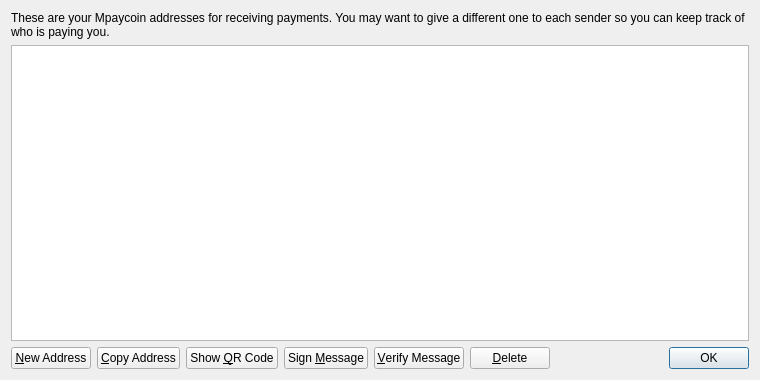
<?xml version="1.0" encoding="UTF-8"?>
<ui version="4.0">
 <class>AddressBookPage</class>
 <widget class="QWidget" name="AddressBookPage">
  <property name="geometry">
   <rect>
    <x>0</x>
    <y>0</y>
    <width>760</width>
    <height>380</height>
   </rect>
  </property>
  <property name="windowTitle">
   <string>Address Book</string>
  </property>
  <layout class="QVBoxLayout" name="verticalLayout">
   <item>
    <widget class="QLabel" name="labelExplanation">
     <property name="text">
      <string>These are your Mpaycoin addresses for receiving payments. You may want to give a different one to each sender so you can keep track of who is paying you.</string>
     </property>
     <property name="textFormat">
      <enum>Qt::PlainText</enum>
     </property>
     <property name="wordWrap">
      <bool>true</bool>
     </property>
    </widget>
   </item>
   <item>
    <widget class="QTableView" name="tableView">
     <property name="contextMenuPolicy">
      <enum>Qt::CustomContextMenu</enum>
     </property>
     <property name="toolTip">
      <string>Double-click to edit address or label</string>
     </property>
     <property name="tabKeyNavigation">
      <bool>false</bool>
     </property>
     <property name="alternatingRowColors">
      <bool>true</bool>
     </property>
     <property name="selectionMode">
      <enum>QAbstractItemView::SingleSelection</enum>
     </property>
     <property name="selectionBehavior">
      <enum>QAbstractItemView::SelectRows</enum>
     </property>
     <property name="sortingEnabled">
      <bool>true</bool>
     </property>
     <attribute name="verticalHeaderVisible">
      <bool>false</bool>
     </attribute>
    </widget>
   </item>
   <item>
    <layout class="QHBoxLayout" name="horizontalLayout">
     <item>
      <widget class="QPushButton" name="newAddressButton">
       <property name="toolTip">
        <string>Create a new address</string>
       </property>
       <property name="text">
        <string>&amp;New Address</string>
       </property>
       <property name="icon">
        <iconset resource="../bitcoin.qrc">
         <normaloff>:/icons/add</normaloff>:/icons/add</iconset>
       </property>
      </widget>
     </item>
     <item>
      <widget class="QPushButton" name="copyToClipboard">
       <property name="toolTip">
        <string>Copy the currently selected address to the system clipboard</string>
       </property>
       <property name="text">
        <string>&amp;Copy Address</string>
       </property>
       <property name="icon">
        <iconset resource="../bitcoin.qrc">
         <normaloff>:/icons/editcopy</normaloff>:/icons/editcopy</iconset>
       </property>
      </widget>
     </item>
     <item>
      <widget class="QPushButton" name="showQRCode">
       <property name="text">
        <string>Show &amp;QR Code</string>
       </property>
       <property name="icon">
        <iconset resource="../bitcoin.qrc">
         <normaloff>:/icons/qrcode</normaloff>:/icons/qrcode</iconset>
       </property>
      </widget>
     </item>
     <item>
      <widget class="QPushButton" name="signMessage">
       <property name="toolTip">
        <string>Sign a message to prove you own a Mpaycoin address</string>
       </property>
       <property name="text">
        <string>Sign &amp;Message</string>
       </property>
       <property name="icon">
        <iconset resource="../bitcoin.qrc">
         <normaloff>:/icons/edit</normaloff>:/icons/edit</iconset>
       </property>
      </widget>
     </item>
     <item>
      <widget class="QPushButton" name="verifyMessage">
       <property name="toolTip">
        <string>Verify a message to ensure it was signed with a specified Mpaycoin address</string>
       </property>
       <property name="text">
        <string>&amp;Verify Message</string>
       </property>
       <property name="icon">
        <iconset resource="../bitcoin.qrc">
         <normaloff>:/icons/transaction_0</normaloff>:/icons/transaction_0</iconset>
       </property>
      </widget>
     </item>
     <item>
      <widget class="QPushButton" name="deleteButton">
       <property name="toolTip">
        <string>Delete the currently selected address from the list</string>
       </property>
       <property name="text">
        <string>&amp;Delete</string>
       </property>
       <property name="icon">
        <iconset resource="../bitcoin.qrc">
         <normaloff>:/icons/remove</normaloff>:/icons/remove</iconset>
       </property>
      </widget>
     </item>
     <item>
      <spacer name="horizontalSpacer">
       <property name="orientation">
        <enum>Qt::Horizontal</enum>
       </property>
       <property name="sizeHint" stdset="0">
        <size>
         <width>40</width>
         <height>20</height>
        </size>
       </property>
      </spacer>
     </item>
     <item>
      <widget class="QDialogButtonBox" name="buttonBox">
       <property name="sizePolicy">
        <sizepolicy hsizetype="Maximum" vsizetype="Fixed">
         <horstretch>0</horstretch>
         <verstretch>0</verstretch>
        </sizepolicy>
       </property>
       <property name="standardButtons">
        <set>QDialogButtonBox::Ok</set>
       </property>
      </widget>
     </item>
    </layout>
   </item>
  </layout>
 </widget>
 <resources>
  <include location="../bitcoin.qrc"/>
 </resources>
 <connections/>
</ui>
